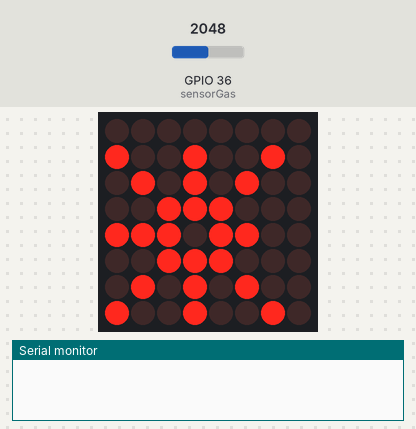
A sketch run on a simulated ESP32. Parts: 8×8 LED matrix, the last lines printed to the serial monitor. Inputs (shaded band) come from the test bench; at power-on: GPIO 36 (sensorGas) = 2048.

Above: at 1.0 s.
At 2.1 s:
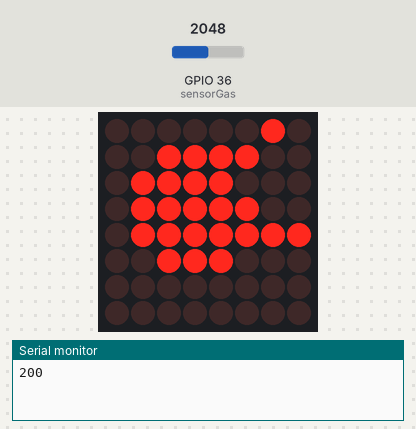
2.2 s: GPIO 36 (sensorGas) set to 676
At 2.47 s:
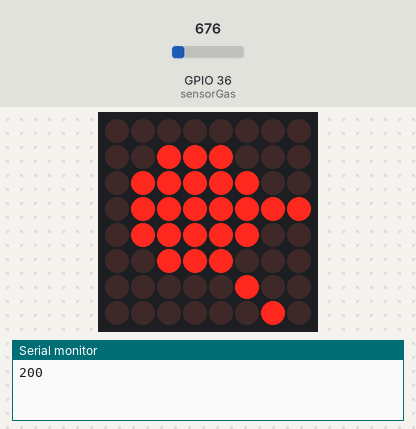
5.6 s: GPIO 36 (sensorGas) set to 583
7.1 s: GPIO 36 (sensorGas) set to 1228
Timing chart, 0 to 10.1 s (numbered marks = the images above; inputs shaded):
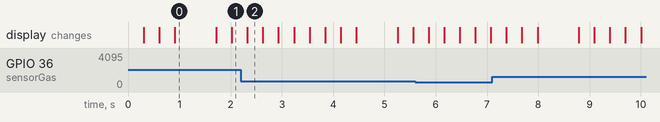

Measured:
- what the display in image 0 shows lasts 0.8 s, from 0.9 s to 1.7 s

The sketch:

Practica5_Sistema_embebido.ino
```cpp
/*
Fundacion Kinal
Centro Educativo Tecnico Laboral Kinal
Electronica
Grado: Quinto
Seccion: A
Curso: Taller de electronica digital y reparacion de computadoras 1
Nombre: Luis Andres Muñiz Godoy
Carne: 2019127
*/

//librerias que usaremos
#include <LedControl.h>
#include <Ticker.h>

//DIRECTIVAS DE PREPROCESADOR
#define sensorGas  A0

//CONSTRUCTOR DE MATRIZ LED
#define DATO_PIN 12  //
#define CLK_PIN 11   //definimos los pines
#define CS_PIN 10    //
LedControl matriz = LedControl(DATO_PIN,CLK_PIN,CS_PIN,1);

//FUNCIONES
void fun_GAS(void);//funcion para la medicion de gas
void alerta(); //funcione para mostrar la alerta

//TICKER PARA LA MEDICION
Ticker tckr_GAS(fun_GAS, 1000);


const int ancho_matriz = 8;
const int alto_matriz = 8;
int gasValue;
int prom;

//ANIMACION PARA MATRIZ LED
byte flama1[8] =
{B00011000,
B00111000,
B01111100,
B01111100,
B01111100,
B00111010,
B00010001,
B00010000};

byte flama2[8] = {
B00110000,
B00111000,
B01111100,
B01111100,
B01111100,
B01011000,
B10001000,
B00001000};

byte copo1 [8] = {
B00000000,
B00101010,
B00011100,
B00110110,
B00011100,
B00101010,
B00000000,
B00000000};

byte copo2 [8] = {
B01001001,
B00101010,
B00011100,
B01110111,
B00011100,
B00101010,
B01000001,
B00000000};

void setup() {
   Serial.begin(9600); //Iniciamos la comunicacion serial

  //INICIAMOS LA MATRIZ LED
  matriz.shutdown(0, false);
  matriz.setIntensity(0, 15);
  matriz.clearDisplay(0);

  pinMode(sensorGas, INPUT);//Definimos como entrada el pin del sensor
  tckr_GAS.start();         //iniciamos el ticker
}

void loop() {
  // Leer el valor del sensor de gas
 tckr_GAS.update();
  if (prom > 60) {
    alerta();
  } else {
    for (int i = 0; i < alto_matriz; i++) {
    matriz.setColumn(0, i, copo1[i]);
    }
    delay(300);
    for (int i = 0; i < alto_matriz; i++) {
    matriz.setColumn(0, i, copo2[i]);
    }
    delay(300);
  }
}
void fun_GAS(){
  int suma =0;
  for(int i = 0; i < 5; i++){
  gasValue = map(analogRead(sensorGas),0,1023,0,100);
  suma = suma + gasValue;
  delay(100);
  }
  prom = suma/5;
  Serial.println(gasValue);
}
void alerta() {
  matriz.clearDisplay(0);
for(int t = 0; t<5;t++){
  for (int i = alto_matriz; i > 0; i--) {
    matriz.setColumn(0, i, flama1[i]);
  }
  delay(300);

  for (int i = alto_matriz; i > 0; i--) {
    matriz.setColumn(0, i, flama2[i]);
  }
  delay(300);
}
}
```
